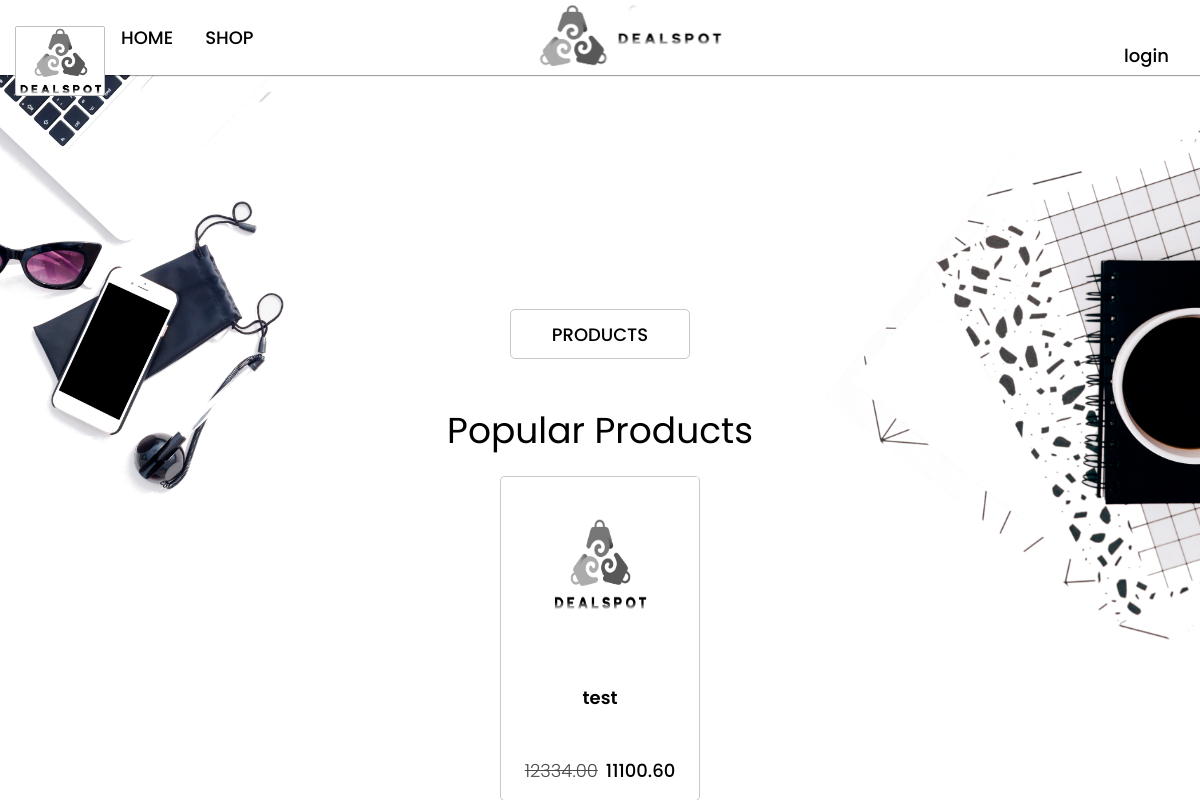
The app's page /, older data.
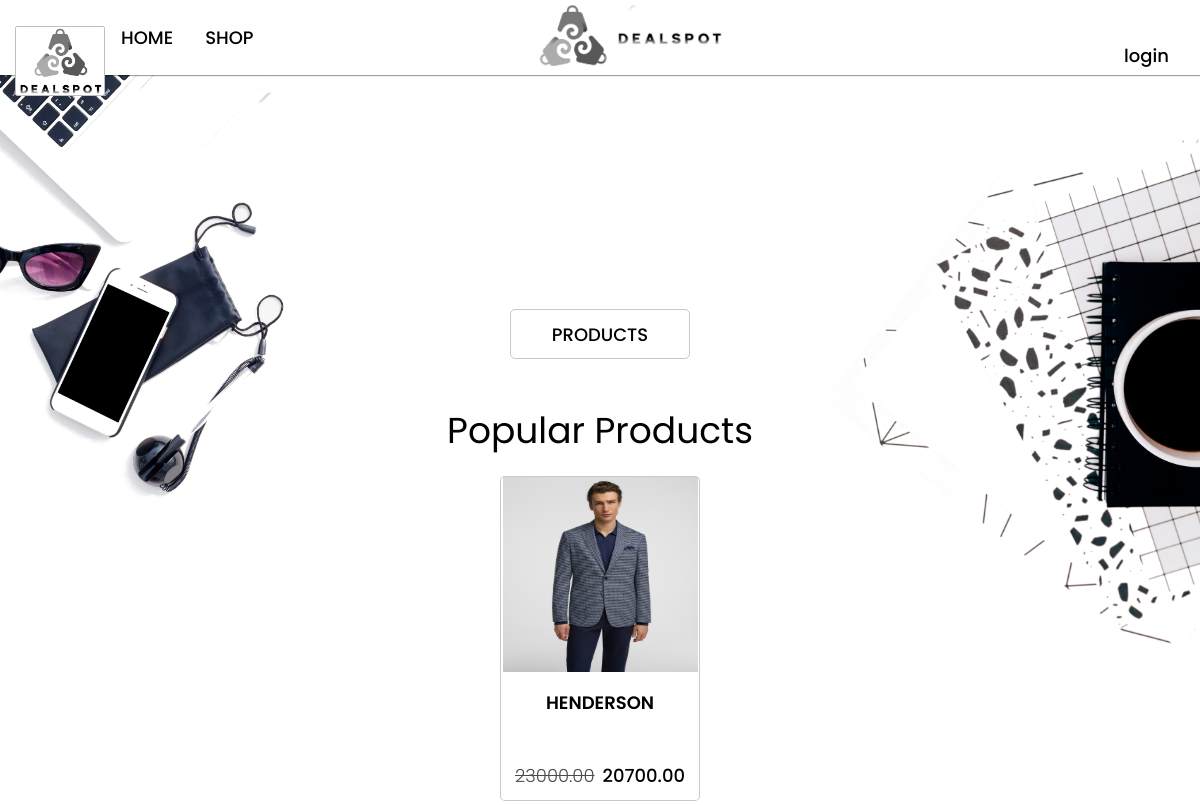
The same page, newer data.
### main/models.py (models this page shows, shortened)
class Product(models.Model):
    category = models.ForeignKey(Category,
                                 related_name='products',
                                 on_delete=models.CASCADE)
    name = models.CharField(max_length=75)
    slug = models.SlugField(max_length=75)
    image = models.ImageField(upload_to='products/%Y/%m/%d',
                              blank=True)
    description = models.TextField(blank=True)
    price = models.DecimalField(max_digits=10,
                                decimal_places=2)
    available = models.BooleanField(default=True)
    created = models.DateTimeField(auto_now_add=True)
    updated = models.DateTimeField(auto_now=True)
    discount = models.DecimalField(max_digits=4, default=0, decimal_places=2)
    class Meta:
        ordering = ['name']
        indexes = [
            models.Index(fields=['id', 'slug']),
            models.Index(fields=['name']),
            models.Index(fields=['-created']),
        ]
    def get_absolute_url(self):
        return reverse('main:product_detail',
                        args=[self.slug])
    def sell_price(self):
        if self.discount:
            return round(self.price - (self.price * self.discount / 100), 2)
        return self.price

### main/views.py (the view)
# urls.py: path('', views.popular_list, name='popular_list'),
def popular_list(request):
    products = Product.objects.filter(available=True)[:3]
    return render(request,
                  'main/index/index.html',
                  {'products': products})

### main/templates/main/index/index.html (shortened to what this page needs)
{% extends "main/base.html" %}
{% load static %}
{% block content %}
    <section class='home d-flex flex-column'>
        <div class="home-title d-flex flex-column align-items-center">
            <a href="#" class="home-btn mt-4">PRODUCTS</a>
        </div>
        <div class="home-recommendation">
            <div class="rec-title mb-4">
                <h3><span>Popular Products</span></h3>
            </div>
        </div>
        <div class="home-cards d-flex gap-4">
            {% for product in products %}
                <a href="{{ product.get_absolute_url }}" class="home-card d-flex flex-column align-items-center text-center">
                    <img src="{% if product.image %}{{ product.image.url }}{% endif %}" class="card-img" alt="">
                    <h5 class="title-card">{{ product.name }}</h5>
                    {% if product.discount %}
                        <div class="card-discount d-flex gap-2">
                            <p class="line">{{ product.price }}</p>
                            <p>{{ product.sell_price }}</p>
                        </div>
                    {% else %}
                        <p class="price">{{ product.price }}</p>
                    {% endif %}
                </a>
            {% endfor %}
        </div>
    </section>
{% endblock content %}

Row changes from the older to the newer data that the page shows:
removed Product: image (picture), name "test", price "12334.00", sell_price "11100.60"
added Product: image (picture), name "HENDERSON", price "23000.00", sell_price "20700.00"
